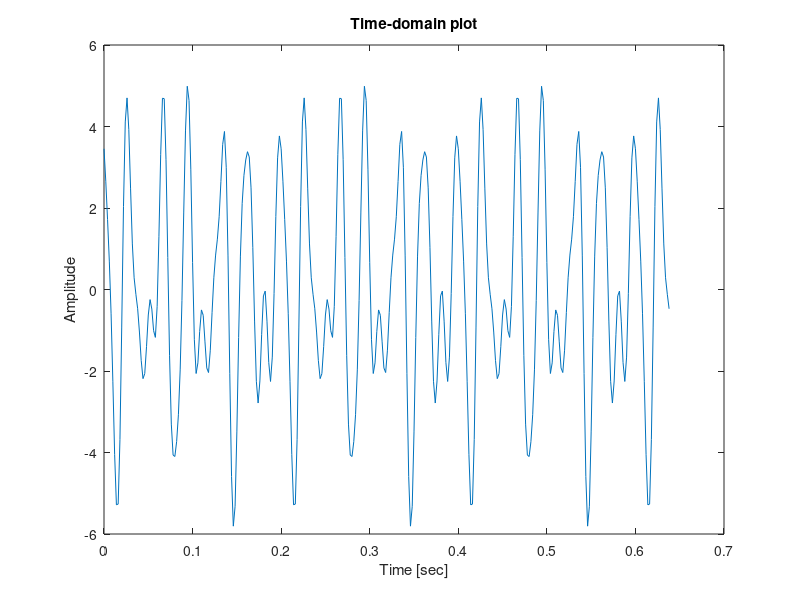
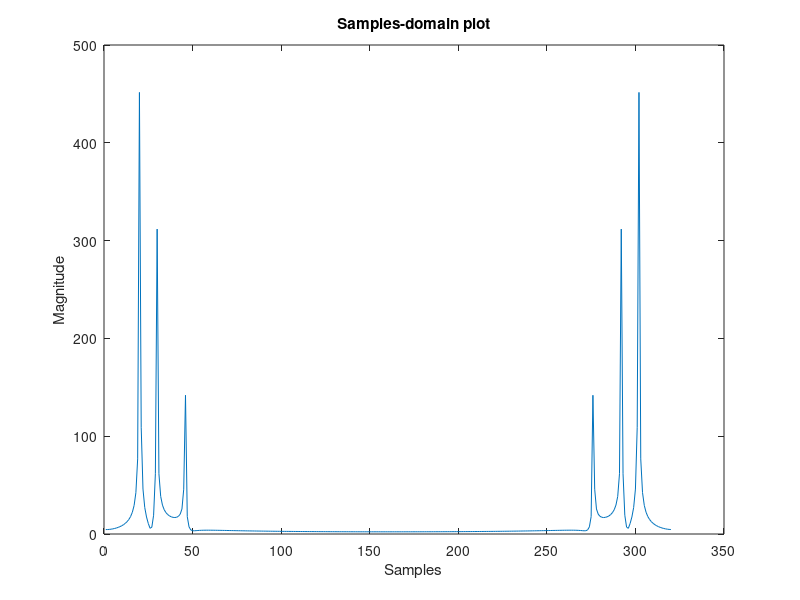
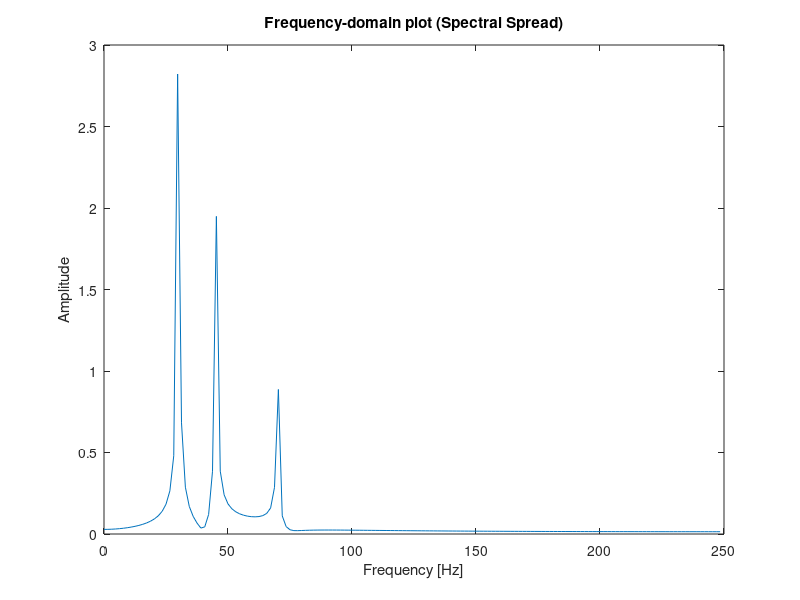

Write the MATLAB code that produced these figures, in order.
clear all
close all
clc

%% B1. Change duration
% New duration != integer number of signal cycles

Fs = 500;                   % Sampling Frequency   [Hz]
duration = 0.64;            % Signal time duration [sec]
Ts = 1 / Fs;                % Sampling period      [sec]
t = 0 : Ts : duration - Ts;
N = length(t);              % Num of samples 
    

%% B2. Signal parameters
A1 = 3;     f1 = 30;    phase1 = 0.6;
A2 = 2;     f2 = 45;    phase2 = -0.8;
A3 = 1;     f3 = 70;    phase3 = 2;
s1 = A1*cos(2*pi*f1*t + phase1);
s2 = A2*cos(2*pi*f2*t + phase2);
s3 = A3*cos(2*pi*f3*t + phase3);
s = s1 + s2 + s3;


%% B3. Plotting in time-domain
figure();
plot(t, s);
xlabel('Time [sec]');
ylabel('Amplitude');
title('Time-domain plot');


%% B4. Fast Fourier Transform - Samples
S = fft(s);                     % Also 'N' samples
figure();
plot(abs(S));
xlabel('Samples');
ylabel('Magnitude');
title('Samples-domain plot');


%% B5. Convert samples into frequencies by keeping the LHS of plot
S_oneside = S(1 : N/2);
f = Fs * (0 : N/2 - 1) / N;
S_meg = abs(S_oneside) / (N/2);
figure();
plot(f, S_meg);
xlabel('Frequency [Hz]');
ylabel('Amplitude');
title('Frequency-domain plot (Spectral Spread)');